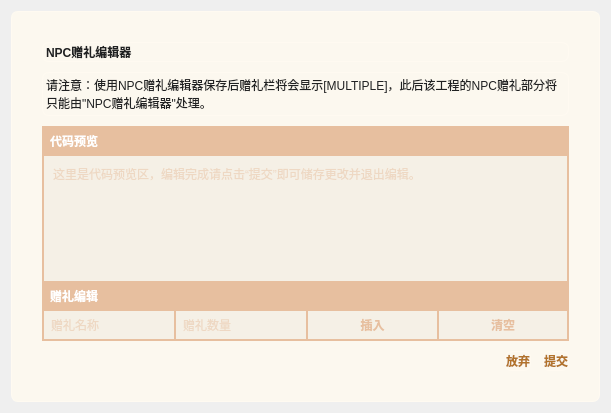
<?xml version="1.0" encoding="UTF-8"?>
<ui version="4.0">
 <class>npcGiftEditor</class>
 <widget class="QDialog" name="npcGiftEditor">
  <property name="geometry">
   <rect>
    <x>0</x>
    <y>0</y>
    <width>611</width>
    <height>413</height>
   </rect>
  </property>
  <property name="windowTitle">
   <string>Dialog</string>
  </property>
  <layout class="QGridLayout" name="gridLayout">
   <item row="0" column="1">
    <widget class="QFrame" name="frame">
     <property name="styleSheet">
      <string notr="true">border: 1px solid rgb(255,250,241);
background: #fcf8ef;
border-radius: 7px;</string>
     </property>
     <property name="frameShape">
      <enum>QFrame::StyledPanel</enum>
     </property>
     <property name="frameShadow">
      <enum>QFrame::Raised</enum>
     </property>
     <layout class="QVBoxLayout" name="verticalLayout_2">
      <property name="spacing">
       <number>10</number>
      </property>
      <property name="leftMargin">
       <number>30</number>
      </property>
      <property name="topMargin">
       <number>30</number>
      </property>
      <property name="rightMargin">
       <number>30</number>
      </property>
      <property name="bottomMargin">
       <number>30</number>
      </property>
      <item>
       <widget class="QLabel" name="label">
        <property name="styleSheet">
         <string notr="true">font-weight: 700;
color: #202122;</string>
        </property>
        <property name="text">
         <string>NPC赠礼编辑器</string>
        </property>
       </widget>
      </item>
      <item>
       <widget class="QLabel" name="npcGiftStatus">
        <property name="styleSheet">
         <string notr="true">color: #202122;</string>
        </property>
        <property name="text">
         <string>请注意：使用NPC赠礼编辑器保存后赠礼栏将会显示[MULTIPLE]，此后该工程的NPC赠礼部分将只能由&quot;NPC赠礼编辑器&quot;处理。</string>
        </property>
        <property name="alignment">
         <set>Qt::AlignLeading|Qt::AlignLeft|Qt::AlignTop</set>
        </property>
        <property name="wordWrap">
         <bool>true</bool>
        </property>
       </widget>
      </item>
      <item>
       <widget class="QStackedWidget" name="tableViewMain">
        <property name="styleSheet">
         <string notr="true">border: none;
border-radius: 0px;</string>
        </property>
        <widget class="QWidget" name="page">
         <layout class="QVBoxLayout" name="verticalLayout">
          <property name="spacing">
           <number>0</number>
          </property>
          <property name="leftMargin">
           <number>0</number>
          </property>
          <property name="topMargin">
           <number>0</number>
          </property>
          <property name="rightMargin">
           <number>0</number>
          </property>
          <property name="bottomMargin">
           <number>0</number>
          </property>
          <item>
           <widget class="QLabel" name="label_3">
            <property name="sizePolicy">
             <sizepolicy hsizetype="Preferred" vsizetype="Fixed">
              <horstretch>0</horstretch>
              <verstretch>0</verstretch>
             </sizepolicy>
            </property>
            <property name="minimumSize">
             <size>
              <width>0</width>
              <height>30</height>
             </size>
            </property>
            <property name="maximumSize">
             <size>
              <width>16777215</width>
              <height>30</height>
             </size>
            </property>
            <property name="styleSheet">
             <string notr="true">background: rgb(231,191,159);
color: #fff;
font-weight: 700;
padding-left: 5px;</string>
            </property>
            <property name="text">
             <string>代码预览</string>
            </property>
           </widget>
          </item>
          <item>
           <widget class="QTextEdit" name="npcGiftCodeOut">
            <property name="styleSheet">
             <string notr="true">QTextEdit{
border-left: 2px solid rgb(231,191,159);
border-right: 2px solid rgb(231,191,159);
color: rgb(231,191,159);
background: rgb(245,240,230);
padding: 5px;
}
QScrollBar:vertical{
width: 6px;
background: rgb(204,202,198);
border: 1px solid rgb(204,202,198);
margin: 0px 0px 0px 0px;
}
QSCrollBar::handle:vertical{
border-radius: 10px;
    background-color: rgb(255,255,255);
    border: 1px solid rgb(191,191,191);
}</string>
            </property>
            <property name="verticalScrollBarPolicy">
             <enum>Qt::ScrollBarAlwaysOff</enum>
            </property>
            <property name="horizontalScrollBarPolicy">
             <enum>Qt::ScrollBarAlwaysOff</enum>
            </property>
            <property name="placeholderText">
             <string>这里是代码预览区，编辑完成请点击“提交”即可储存更改并退出编辑。</string>
            </property>
           </widget>
          </item>
          <item>
           <widget class="QLabel" name="label_4">
            <property name="sizePolicy">
             <sizepolicy hsizetype="Preferred" vsizetype="Fixed">
              <horstretch>0</horstretch>
              <verstretch>0</verstretch>
             </sizepolicy>
            </property>
            <property name="minimumSize">
             <size>
              <width>0</width>
              <height>30</height>
             </size>
            </property>
            <property name="maximumSize">
             <size>
              <width>16777215</width>
              <height>30</height>
             </size>
            </property>
            <property name="styleSheet">
             <string notr="true">background: rgb(231,191,159);
color: #fff;
font-weight: 700;
padding-left: 5px;</string>
            </property>
            <property name="text">
             <string>赠礼编辑</string>
            </property>
           </widget>
          </item>
          <item>
           <layout class="QHBoxLayout" name="horizontalLayout">
            <property name="spacing">
             <number>0</number>
            </property>
            <item>
             <widget class="QLineEdit" name="npcGiftNameEdit">
              <property name="sizePolicy">
               <sizepolicy hsizetype="Expanding" vsizetype="Fixed">
                <horstretch>0</horstretch>
                <verstretch>0</verstretch>
               </sizepolicy>
              </property>
              <property name="minimumSize">
               <size>
                <width>0</width>
                <height>30</height>
               </size>
              </property>
              <property name="maximumSize">
               <size>
                <width>16777215</width>
                <height>30</height>
               </size>
              </property>
              <property name="styleSheet">
               <string notr="true">border-left: 2px solid rgb(231,191,159);
border-bottom: 2px solid rgb(231,191,159);
color: rgb(231,191,159);
background: rgb(245,240,230);
padding-left: 5px;</string>
              </property>
              <property name="placeholderText">
               <string>赠礼名称</string>
              </property>
             </widget>
            </item>
            <item>
             <widget class="QLineEdit" name="npcGiftAmountEdit">
              <property name="sizePolicy">
               <sizepolicy hsizetype="Expanding" vsizetype="Fixed">
                <horstretch>0</horstretch>
                <verstretch>0</verstretch>
               </sizepolicy>
              </property>
              <property name="minimumSize">
               <size>
                <width>0</width>
                <height>30</height>
               </size>
              </property>
              <property name="maximumSize">
               <size>
                <width>16777215</width>
                <height>30</height>
               </size>
              </property>
              <property name="styleSheet">
               <string notr="true">border-left: 2px solid rgb(231,191,159);
border-bottom: 2px solid rgb(231,191,159);
color: rgb(231,191,159);
background: rgb(245,240,230);
padding-left: 5px;</string>
              </property>
              <property name="placeholderText">
               <string>赠礼数量</string>
              </property>
             </widget>
            </item>
            <item>
             <widget class="QPushButton" name="insertGift">
              <property name="sizePolicy">
               <sizepolicy hsizetype="Expanding" vsizetype="Fixed">
                <horstretch>0</horstretch>
                <verstretch>0</verstretch>
               </sizepolicy>
              </property>
              <property name="minimumSize">
               <size>
                <width>0</width>
                <height>30</height>
               </size>
              </property>
              <property name="maximumSize">
               <size>
                <width>16777215</width>
                <height>30</height>
               </size>
              </property>
              <property name="styleSheet">
               <string notr="true">border-left: 2px solid rgb(231,191,159);
border-bottom: 2px solid rgb(231,191,159);
color: rgb(231,191,159);
background: rgb(245,240,230);
font-weight: 700;</string>
              </property>
              <property name="text">
               <string>插入</string>
              </property>
             </widget>
            </item>
            <item>
             <widget class="QPushButton" name="clearGift">
              <property name="sizePolicy">
               <sizepolicy hsizetype="Expanding" vsizetype="Fixed">
                <horstretch>0</horstretch>
                <verstretch>0</verstretch>
               </sizepolicy>
              </property>
              <property name="minimumSize">
               <size>
                <width>0</width>
                <height>30</height>
               </size>
              </property>
              <property name="maximumSize">
               <size>
                <width>16777215</width>
                <height>30</height>
               </size>
              </property>
              <property name="styleSheet">
               <string notr="true">border-left: 2px solid rgb(231,191,159);
border-bottom: 2px solid rgb(231,191,159);
border-right: 2px solid rgb(231,191,159);
color: rgb(231,191,159);
background: rgb(245,240,230);
font-weight: 700;</string>
              </property>
              <property name="text">
               <string>清空</string>
              </property>
             </widget>
            </item>
           </layout>
          </item>
         </layout>
        </widget>
        <widget class="QWidget" name="page_2"/>
       </widget>
      </item>
      <item>
       <layout class="QHBoxLayout" name="horizontalLayout_2">
        <property name="spacing">
         <number>12</number>
        </property>
        <property name="leftMargin">
         <number>0</number>
        </property>
        <item>
         <spacer name="horizontalSpacer">
          <property name="orientation">
           <enum>Qt::Horizontal</enum>
          </property>
          <property name="sizeHint" stdset="0">
           <size>
            <width>418</width>
            <height>20</height>
           </size>
          </property>
         </spacer>
        </item>
        <item>
         <widget class="QPushButton" name="discardGift">
          <property name="styleSheet">
           <string notr="true">color: rgb(178,115,43);
font-weight: 700;</string>
          </property>
          <property name="text">
           <string>放弃</string>
          </property>
         </widget>
        </item>
        <item>
         <widget class="QPushButton" name="commitGift">
          <property name="styleSheet">
           <string notr="true">color: rgb(178,115,43);
font-weight: 700;</string>
          </property>
          <property name="text">
           <string>提交</string>
          </property>
         </widget>
        </item>
       </layout>
      </item>
     </layout>
    </widget>
   </item>
  </layout>
 </widget>
 <resources/>
 <connections/>
</ui>
